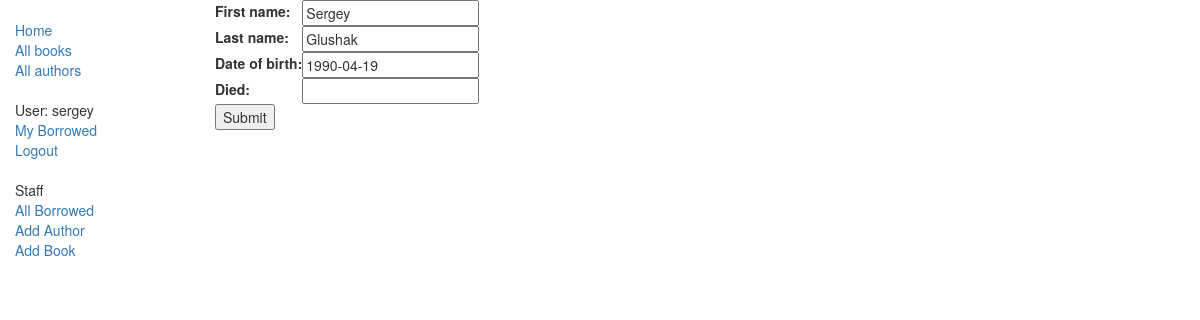
Screenshot of /catalog/author/1/update/ (signed in) with the database file from the repository.
### catalog/models.py (models this page shows, shortened)
class Author(models.Model):
    first_name = models.CharField(max_length=100)
    last_name = models.CharField(max_length=100)
    date_of_birth = models.DateField(null=True, blank=True)
    date_of_death = models.DateField('died', null=True, blank=True)
    class Meta:
        ordering = ['last_name']

### catalog/views.py (the view)
# urls.py: url(r'^author/(?P<pk>\d+)/update/$', views.AuthorUpdate.as_view(), name='author-update'),
class AuthorUpdate(RedirectPermissionRequiredMixin, UpdateView):
    model = Author
    fields = ['first_name', 'last_name', 'date_of_birth', 'date_of_death']
    permission_required = 'catalog.can_mark_returned'

### catalog/templates/catalog/author_form.html (shortened to what this page needs)
<!DOCTYPE html>
<html lang="en">
<body>
{% extends "base_generic.html" %}
{% block content %}
<form action="" method="post">
    <table>
    {{ form.as_table }}
    </table>
    <input type="submit" value="Submit" />
</form>
{% endblock %}

### catalog/templates/base_generic.html (shortened to what this page needs)
<!DOCTYPE html>
<html lang="en">
<head>
  <link rel="stylesheet" href="https://maxcdn.bootstrapcdn.com/bootstrap/3.3.7/css/bootstrap.min.css">
  {% load static %}
  <link rel="stylesheet" href="{% static 'css/styles.css' %}">
</head>
<body>
  <div class="container-fluid">
    <div class="row">
      <div class="col-sm-2">
      {% block sidebar %}
      <ul class="sidebar-nav">
          <li><a href="{% url 'index' %}">Home</a></li>
          <li><a href="{% url 'books' %}">All books</a></li>
          <li><a href="{% url 'authors' %}">All authors</a></li>
      </ul>
       <ul class="sidebar-nav">
           {% if user.is_authenticated %}
                <li>User: {{ user.get_username }}</li>
                <li><a href="{% url 'my-borrowed' %}">My Borrowed</a></li>
                <li><a href="{% url 'logout'%}?next={{request.path}}">Logout</a></li>
           {% else %}
                <li><a href="{% url 'login'%}?next={{request.path}}">Login</a></li>
           {% endif %}
       </ul>
       <ul class="sidebar-nav">
           {% if perms.catalog.can_mark_returned %}
                <li>Staff</li>
                <li><a href="{% url 'all-borrowed' %}">All Borrowed</a></li>
                <li><a href="{% url 'author-create' %}"> Add Author</a> </li>
                <li><a href="{% url 'book-create' %}"> Add Book</a> </li>
           {% endif %}
       </ul>
     {% endblock %}
      </div>
      <div class="col-sm-10 ">
      {% block content %}{% endblock %}
      </div>
    </div>
  </div>
</body>
</html>

### catalog/static/css/styles.css (style rules this page uses)
.sidebar-nav { margin-top: 20px; padding: 0; list-style: none; }

### rows the page displays
Author: first_name "Sergey", last_name "Glushak", date_of_birth "1990-04-19"

### other values shown
{{ user.get_username }} "sergey"
